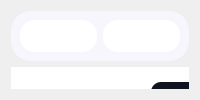
             <widget class="QWidget" name="page_3">
              <layout class="QVBoxLayout" name="verticalLayout_2">
               <item>
                <widget class="QWidget" name="others" native="true">
                 <property name="maximumSize">
                  <size>
                   <width>16777215</width>
                   <height>285</height>
                  </size>
                 </property>
                 <property name="styleSheet">
                  <string notr="true">background-color:#F7F6FC   ; 
border-radius:20px ; 
</string>
                 </property>
                 <layout class="QHBoxLayout" name="horizontalLayout_2">
                  <item>
                   <widget class="QWidget" name="widget_2" native="true">
                    <property name="styleSheet">
                     <string notr="true">background-color:white ; 
border-radius:15px ; </string>
                    </property>
                    <widget class="QLabel" name="label_80">
                     <property name="geometry">
                      <rect>
                       <x>60</x>
                       <y>50</y>
                       <width>340</width>
                       <height>71</height>
                      </rect>
                     </property>
                     <property name="styleSheet">
                      <string notr="true">font-size:19px ; 
font-weight:bold ; </string>
                     </property>
                     <property name="text">
                      <string>Try our new Offers Search Engine ! </string>
                     </property>
                    </widget>
                    <widget class="QPushButton" name="searchengine">
                     <property name="geometry">
                      <rect>
                       <x>160</x>
                       <y>130</y>
                       <width>131</width>
                       <height>41</height>
                      </rect>
                     </property>
                     <property name="cursor">
                      <cursorShape>PointingHandCursor</cursorShape>
                     </property>
                     <property name="styleSheet">
                      <string notr="true">#searchengine{
	border:2px solid black ; 
	font-weight:bold ;
} 
#searchengine:hover {
	background-color:black ; 
	color:white ; 
}</string>
                     </property>
                     <property name="text">
                      <string>Try It out</string>
                     </property>
                    </widget>
                   </widget>
                  </item>
                  <item>
                   <widget class="QWidget" name="donut" native="true">
                    <property name="maximumSize">
                     <size>
                      <width>320</width>
                      <height>16777215</height>
                     </size>
                    </property>
                    <property name="styleSheet">
                     <string notr="true">background-color:white ; 
border-radius:15px ; </string>
                    </property>
                    <layout class="QHBoxLayout" name="horizontalLayout_4">
                     <item>
                      <layout class="QHBoxLayout" name="horizontalLayout_3">
                       <item>
                        <widget class="QLabel" name="username_2">
                         <property name="styleSheet">
                          <string notr="true">#username {
	background-color:transparent ; 
	color:black ; 
	font-size:13px ; 
}</string>
                         </property>
                         <property name="text">
                          <string/>
                         </property>
                        </widget>
                       </item>
                      </layout>
                     </item>
                    </layout>
                   </widget>
                  </item>
                 </layout>
                </widget>
               </item>
               <item>
                <widget class="QWidget" name="table" native="true">
                 <property name="styleSheet">
                  <string notr="true">background-color:white ; 
border-radius:20px ; 
</string>
                 </property>
                 <widget class="QTableView" name="tableView">
                  <property name="geometry">
                   <rect>
                    <x>40</x>
                    <y>80</y>
                    <width>731</width>
                    <height>171</height>
                   </rect>
                  </property>
                  <property name="cursor" stdset="0">
                   <cursorShape>PointingHandCursor</cursorShape>
                  </property>
                  <property name="styleSheet">
                   <string notr="true">QTableView {
    background-color : white ; 
    color: black;
    font: 12px;
}
QHeaderView::section {
    background-color: #0F141E;
    color: white;
    height: 30px;
    font: 15px;
}
QHeaderView::section:first {
    border-top-left-radius: 5px;
}
QHeaderView::section:second {
    border: 1px solid ;
}
QHeaderView::section:last {
    border-top-right-radius: 5px;
}
QScrollBar:vertical {
    background: #dee2e6;
}
 QScrollBar::handle:vertical {
    background: #dee2e6;
 }
QScrollBar:horizontal {
    background: #dee2e6;
}
 QScrollBar::handle:horizontal {
    background: #dee2e6;
 }</string>
                  </property>
                  <property name="verticalScrollBarPolicy">
                   <enum>Qt::ScrollBarAlwaysOff</enum>
                  </property>
                  <property name="horizontalScrollBarPolicy">
                   <enum>Qt::ScrollBarAlwaysOff</enum>
                  </property>
                  <property name="sizeAdjustPolicy">
                   <enum>QAbstractScrollArea::AdjustToContents</enum>
                  </property>
                  <property name="editTriggers">
                   <set>QAbstractItemView::NoEditTriggers</set>
                  </property>
                  <property name="showGrid">
                   <bool>true</bool>
                  </property>
                  <property name="gridStyle">
                   <enum>Qt::SolidLine</enum>
                  </property>
                  <property name="sortingEnabled">
                   <bool>true</bool>
                  </property>
                  <attribute name="horizontalHeaderDefaultSectionSize">
                   <number>146</number>
                  </attribute>
                 </widget>
                 <widget class="QPushButton" name="add_equipment">
                  <property name="geometry">
                   <rect>
                    <x>50</x>
                    <y>20</y>
                    <width>21</width>
                    <height>21</height>
                   </rect>
                  </property>
                  <property name="cursor">
                   <cursorShape>PointingHandCursor</cursorShape>
                  </property>
                  <property name="styleSheet">
                   <string notr="true">#add_equipment {
	image: url(:/icons/tsawer/plus.svg);
}
#add_equipment::hover {
	image:url(:/icons/tsawer/plus_hover.svg);
}</string>
                  </property>
                  <property name="text">
                   <string/>
                  </property>
                 </widget>
                 <widget class="QLineEdit" name="search_bar_2">
                  <property name="geometry">
                   <rect>
                    <x>540</x>
                    <y>15</y>
                    <width>191</width>
                    <height>31</height>
                   </rect>
                  </property>
                  <property name="cursor">
                   <cursorShape>IBeamCursor</cursorShape>
                  </property>
                  <property name="styleSheet">
                   <string notr="true">QLineEdit {
 	background-color:transparent ;
	border-radius:15px ; 
	border:1px solid #BFC9D3; 
	padding : 0 40px 0 10px ; 
} </string>
                  </property>
                  <property name="placeholderText">
                   <string>search by Id/Name</string>
                  </property>
                 </widget>
                 <widget class="QPushButton" name="search_button_2">
                  <property name="geometry">
                   <rect>
                    <x>700</x>
                    <y>15</y>
                    <width>21</width>
                    <height>31</height>
                   </rect>
                  </property>
                  <property name="cursor">
                   <cursorShape>PointingHandCursor</cursorShape>
                  </property>
                  <property name="styleSheet">
                   <string notr="true">QPushButton {	
	background-color: transparent ;
	border-radius:20px ; 
	
	image: url(:/icons/tsawer/search.svg) ; 
} 
</string>
                  </property>
                  <property name="text">
                   <string/>
                  </property>
                 </widget>
                 <widget class="QPushButton" name="tri">
                  <property name="geometry">
                   <rect>
                    <x>110</x>
                    <y>20</y>
                    <width>21</width>
                    <height>21</height>
                   </rect>
                  </property>
                  <property name="cursor">
                   <cursorShape>PointingHandCursor</cursorShape>
                  </property>
                  <property name="styleSheet">
                   <string notr="true">QPushButton {
	image: url(:/icons/tsawer/filter.svg);
}
QPushButton::hover {
	image: url(:/icons/tsawer/filter_hover.svg);
}</string>
                  </property>
                  <property name="text">
                   <string/>
                  </property>
                 </widget>
                 <widget class="QWidget" name="tri_bar" native="true">
                  <property name="enabled">
                   <bool>true</bool>
                  </property>
                  <property name="geometry">
                   <rect>
                    <x>140</x>
                    <y>15</y>
                    <width>251</width>
                    <height>31</height>
                   </rect>
                  </property>
                  <property name="styleSheet">
                   <string notr="true">QWidget {
 	background-color:#0F141E ;
	border-radius:10px ; 
	padding : 0 40px 0 10px ; 
}</string>
                  </property>
                  <widget class="QRadioButton" name="tri_type">
                   <property name="geometry">
                    <rect>
                     <x>10</x>
                     <y>5</y>
                     <width>101</width>
                     <height>20</height>
                    </rect>
                   </property>
                   <property name="styleSheet">
                    <string notr="true">QRadioButton{
	background-color:transparent ; 
	color:white ; 
	border:0px ; 
	font-weight :bold ; 
}</string>
                   </property>
                   <property name="text">
                    <string>Type</string>
                   </property>
                   <property name="checkable">
                    <bool>true</bool>
                   </property>
                  </widget>
                  <widget class="QRadioButton" name="tri_qnt">
                   <property name="geometry">
                    <rect>
                     <x>130</x>
                     <y>5</y>
                     <width>121</width>
                     <height>21</height>
                    </rect>
                   </property>
                   <property name="styleSheet">
                    <string notr="true">QRadioButton{
	background-color:transparent ; 
	color:white ; 
	border:0px ; 
	font-weight :bold ; 
}</string>
                   </property>
                   <property name="text">
                    <string>Quantity</string>
                   </property>
                  </widget>
                 </widget>
                 <widget class="QPushButton" name="pdf">
                  <property name="geometry">
                   <rect>
                    <x>80</x>
                    <y>20</y>
                    <width>21</width>
                    <height>21</height>
                   </rect>
                  </property>
                  <property name="cursor">
                   <cursorShape>PointingHandCursor</cursorShape>
                  </property>
                  <property name="styleSheet">
                   <string notr="true">QPushButton {
	image: url(:/icons/tsawer/download.svg);
}
QPushButton::hover {
	
	image: url(:/icons/tsawer/download_hover.svg);
}</string>
                  </property>
                  <property name="text">
                   <string/>
                  </property>
                 </widget>
                 <widget class="QPushButton" name="arduino">
                  <property name="geometry">
                   <rect>
                    <x>20</x>
                    <y>20</y>
                    <width>21</width>
                    <height>21</height>
                   </rect>
                  </property>
                  <property name="cursor">
                   <cursorShape>PointingHandCursor</cursorShape>
                  </property>
                  <property name="styleSheet">
                   <string notr="true">#arduino {
	
	image: url(:/icons/tsawer/innov.svg);
}
#arduino::hover {
	
	image: url(:/icons/tsawer/innov_hover.svg);
}</string>
                  </property>
                  <property name="text">
                   <string/>
                  </property>
                 </widget>
                </widget>
               </item>
              </layout>
             </widget>
